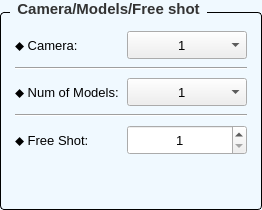
           <widget class="QGroupBox" name="groupIndexCamera">
            <property name="sizePolicy">
             <sizepolicy hsizetype="Expanding" vsizetype="Preferred">
              <horstretch>2</horstretch>
              <verstretch>0</verstretch>
             </sizepolicy>
            </property>
            <property name="font">
             <font>
              <family>Segoe UI</family>
              <pointsize>-1</pointsize>
              <weight>75</weight>
              <bold>true</bold>
             </font>
            </property>
            <property name="styleSheet">
             <string notr="true">/* Khung chính của GroupBox */
QGroupBox {
    background-color: #F0F9FF; /* Màu nền theo yêu cầu của bạn */
    border: 1px solid #000000; /* Viền xám mảnh để định hình khối */
    border-radius: 4px;        /* Bo tròn góc 4px đồng bộ với QPushButton */
    margin-top: 12px;          /* Tạo khoảng cách phía trên để nhường chỗ cho chữ tiêu đề */
    font-size: 15px;           /* Kích thước chữ tiêu đề */
    font-weight: bold;         /* Làm đậm chữ tiêu đề */
    color: #333333;            /* Màu chữ tiêu đề */
}

/* Tùy chỉnh vị trí của chữ tiêu đề GroupBox */
QGroupBox::title {
    subcontrol-origin: margin;
    subcontrol-position: top left; /* Đặt tiêu đề ở góc trên bên trái */
    left: 10px;                    /* Đẩy chữ dịch vào trong một chút cho đẹp */
    padding: 0px 5px;              /* Khoảng cách đệm xung quanh chữ */
}
</string>
            </property>
            <property name="title">
             <string>Camera/Models/Free shot</string>
            </property>
            <layout class="QVBoxLayout" name="vlayout_groupIndexCamera_outer">
             <property name="leftMargin">
              <number>14</number>
             </property>
             <property name="topMargin">
              <number>18</number>
             </property>
             <property name="rightMargin">
              <number>14</number>
             </property>
             <property name="bottomMargin">
              <number>14</number>
             </property>
             <item>
              <layout class="QGridLayout" name="grid_indexcamera">
               <property name="spacing">
                <number>8</number>
               </property>
               <item row="2" column="1">
                <widget class="QComboBox" name="comboBox_n_model">
                 <property name="minimumSize">
                  <size>
                   <width>120</width>
                   <height>28</height>
                  </size>
                 </property>
                 <property name="maximumSize">
                  <size>
                   <width>16777215</width>
                   <height>16777215</height>
                  </size>
                 </property>
                 <property name="font">
                  <font>
                   <family>Segoe UI</family>
                   <pointsize>10</pointsize>
                  </font>
                 </property>
                 <property name="styleSheet">
                  <string notr="true">QComboBox {
    /* Tăng dần số px bên dưới cho đến khi chữ dịch vào chính giữa */
    padding-left: 50px; 
}
</string>
                 </property>
                 <item>
                  <property name="text">
                   <string>1</string>
                  </property>
                 </item>
                 <item>
                  <property name="text">
                   <string>2</string>
                  </property>
                 </item>
                 <item>
                  <property name="text">
                   <string>3</string>
                  </property>
                 </item>
                 <item>
                  <property name="text">
                   <string>4</string>
                  </property>
                 </item>
                 <item>
                  <property name="text">
                   <string>5</string>
                  </property>
                 </item>
                 <item>
                  <property name="text">
                   <string>6</string>
                  </property>
                 </item>
                 <item>
                  <property name="text">
                   <string>7</string>
                  </property>
                 </item>
                 <item>
                  <property name="text">
                   <string>8</string>
                  </property>
                 </item>
                 <item>
                  <property name="text">
                   <string>9</string>
                  </property>
                 </item>
                 <item>
                  <property name="text">
                   <string>10</string>
                  </property>
                 </item>
                 <item>
                  <property name="text">
                   <string>11</string>
                  </property>
                 </item>
                 <item>
                  <property name="text">
                   <string>12</string>
                  </property>
                 </item>
                 <item>
                  <property name="text">
                   <string>13</string>
                  </property>
                 </item>
                 <item>
                  <property name="text">
                   <string>14</string>
                  </property>
                 </item>
                 <item>
                  <property name="text">
                   <string>15</string>
                  </property>
                 </item>
                 <item>
                  <property name="text">
                   <string>16</string>
                  </property>
                 </item>
                 <item>
                  <property name="text">
                   <string>17</string>
                  </property>
                 </item>
                 <item>
                  <property name="text">
                   <string>18</string>
                  </property>
                 </item>
                 <item>
                  <property name="text">
                   <string>19</string>
                  </property>
                 </item>
                 <item>
                  <property name="text">
                   <string>20</string>
                  </property>
                 </item>
                </widget>
               </item>
               <item row="0" column="0">
                <widget class="QLabel" name="labelCameraIndex">
                 <property name="font">
                  <font>
                   <family>Segoe UI</family>
                   <pointsize>10</pointsize>
                  </font>
                 </property>
                 <property name="text">
                  <string>⬥ Camera:</string>
                 </property>
                </widget>
               </item>
               <item row="4" column="0">
                <widget class="QLabel" name="label_4">
                 <property name="font">
                  <font>
                   <family>Segoe UI</family>
                   <pointsize>10</pointsize>
                  </font>
                 </property>
                 <property name="text">
                  <string>⬥ Free Shot:</string>
                 </property>
                </widget>
               </item>
               <item row="1" column="0" colspan="2">
                <widget class="Line" name="line_6">
                 <property name="orientation">
                  <enum>Qt::Horizontal</enum>
                 </property>
                </widget>
               </item>
               <item row="0" column="1">
                <widget class="QComboBox" name="comboBox_camera">
                 <property name="minimumSize">
                  <size>
                   <width>120</width>
                   <height>28</height>
                  </size>
                 </property>
                 <property name="maximumSize">
                  <size>
                   <width>16777215</width>
                   <height>16777215</height>
                  </size>
                 </property>
                 <property name="font">
                  <font>
                   <family>Segoe UI</family>
                   <pointsize>10</pointsize>
                  </font>
                 </property>
                 <property name="styleSheet">
                  <string notr="true">QComboBox {
    /* Tăng dần số px bên dưới cho đến khi chữ dịch vào chính giữa */
    padding-left: 50px; 
}
</string>
                 </property>
                 <item>
                  <property name="text">
                   <string>1</string>
                  </property>
                 </item>
                 <item>
                  <property name="text">
                   <string>2</string>
                  </property>
                 </item>
                 <item>
                  <property name="text">
                   <string>3</string>
                  </property>
                 </item>
                 <item>
                  <property name="text">
                   <string>4</string>
                  </property>
                 </item>
                 <item>
                  <property name="text">
                   <string>5</string>
                  </property>
                 </item>
                 <item>
                  <property name="text">
                   <string>6</string>
                  </property>
                 </item>
                 <item>
                  <property name="text">
                   <string>7</string>
                  </property>
                 </item>
                 <item>
                  <property name="text">
                   <string>8</string>
                  </property>
                 </item>
                </widget>
               </item>
               <item row="2" column="0">
                <widget class="QLabel" name="labelNumModels">
                 <property name="font">
                  <font>
                   <family>Segoe UI</family>
                   <pointsize>10</pointsize>
                  </font>
                 </property>
                 <property name="text">
                  <string>⬥ Num of Models:</string>
                 </property>
                </widget>
               </item>
               <item row="3" column="0" colspan="2">
                <widget class="Line" name="line_7">
                 <property name="orientation">
                  <enum>Qt::Horizontal</enum>
                 </property>
                </widget>
               </item>
               <item row="4" column="1">
                <widget class="QSpinBox" name="spinBox_num_shot">
                 <property name="minimumSize">
                  <size>
                   <width>50</width>
                   <height>30</height>
                  </size>
                 </property>
                 <property name="maximumSize">
                  <size>
                   <width>16777215</width>
                   <height>16777215</height>
                  </size>
                 </property>
                 <property name="font">
                  <font>
                   <family>Segoe UI</family>
                   <pointsize>10</pointsize>
                  </font>
                 </property>
                 <property name="alignment">
                  <set>Qt::AlignCenter</set>
                 </property>
                 <property name="minimum">
                  <number>1</number>
                 </property>
                 <property name="maximum">
                  <number>64</number>
                 </property>
                 <property name="value">
                  <number>1</number>
                 </property>
                </widget>
               </item>
              </layout>
             </item>
             <item>
              <spacer name="verticalSpacer">
               <property name="orientation">
                <enum>Qt::Vertical</enum>
               </property>
               <property name="sizeHint" stdset="0">
                <size>
                 <width>20</width>
                 <height>40</height>
                </size>
               </property>
              </spacer>
             </item>
            </layout>
           </widget>
